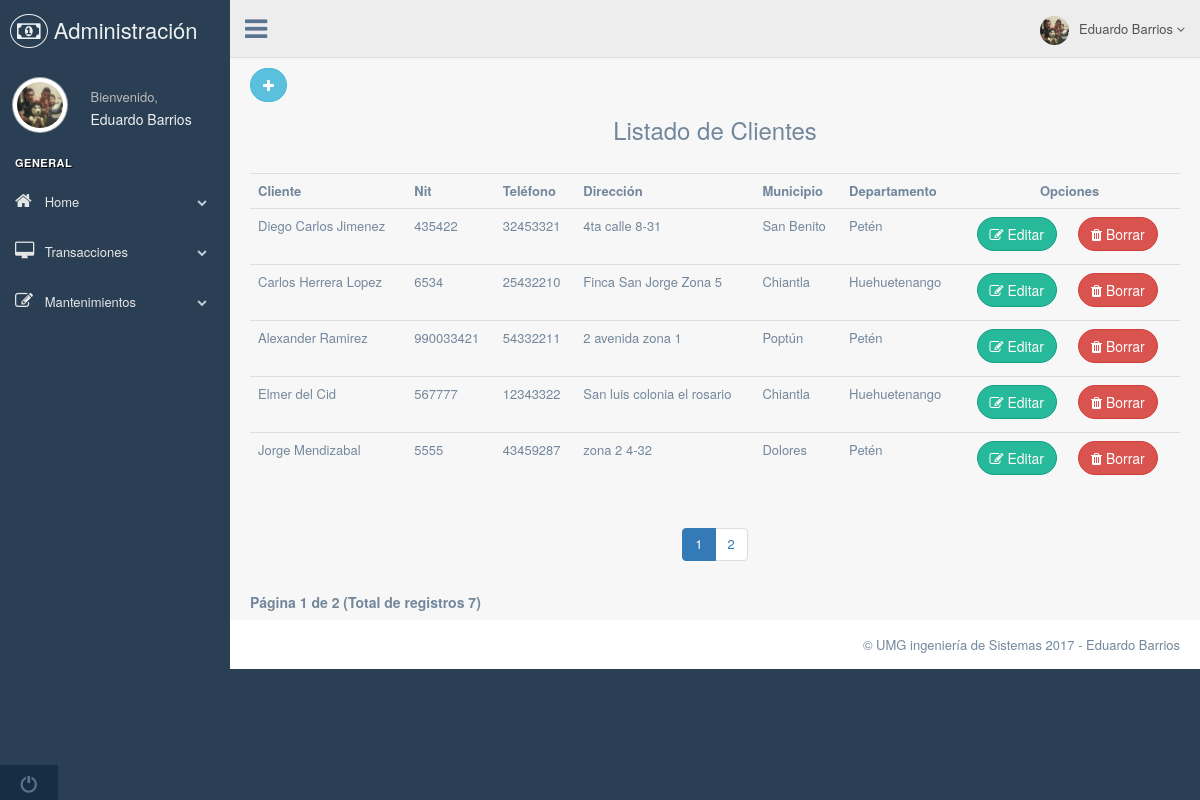
/Controllers/ClientesController.php, run on the app's committed database.
### tables this page shows
CREATE TABLE `clientes` (
  `IdCliente` int(11) NOT NULL,
  `nombreCliente` varchar(100) NOT NULL,
  `nit` varchar(20) NOT NULL,
  `direccion` varchar(255) NOT NULL,
  `telefono` varchar(10) NOT NULL,
  `idMunicipio` int(11) NOT NULL
);

CREATE TABLE `municipio` (
  `idMunicipio` int(11) NOT NULL,
  `nombreMunicipio` varchar(100) NOT NULL,
  `idDepartamento` int(11) NOT NULL,
  `idPais` int(11) NOT NULL
);

CREATE TABLE `departamento` (
  `idDepartamento` int(11) NOT NULL,
  `nombreDepartamento` varchar(100) NOT NULL,
  `idPais` int(11) NOT NULL
);

### Controllers/ClientesController.php (called while the page is built, shortened)
<?php
	require_once('../Models/ClientesModel.php');
	$cant_filas = new Clientes();
	$pagination = new Clientes();
	$no_registros = 5;
	if(!(isset($_GET['pagina'])))
	{
		$inicio = 1;
	}
	$nuevo_inicio = ($inicio-1)*$no_registros;
	$Clientes = $pagination->getClientes($nuevo_inicio,$no_registros);
	$total_registros = count($cant_filas->numRegistros());
	$total_paginas = ceil($total_registros/$no_registros);
	require_once('../Views/ClientesView.php');
 ?>

### Models/Conexion.php (called while the page is built)
<?php
	class Conexion
	{
		public function Conectar(){
			$db_servidor = "localhost";
			$db_usuario  = "root";
			$db_password = "";
			$db_nombre   = "compras-devoluciones";
			$conexion = new PDO("mysql:	host=$db_servidor;dbname=$db_nombre", $db_usuario, $db_password);
			$conexion->setAttribute(PDO::ATTR_ERRMODE, PDO::ERRMODE_EXCEPTION);
			$conexion->exec("SET CHARACTER SET utf8");
			return $conexion;
		}
	}
?>

### Models/ClientesModel.php (called while the page is built, shortened)
<?php
	require_once('Conexion.php');
	class Clientes extends Conexion
	{
		public function getClientes($inicio=false,$no_registros=false)
		{
			if($inicio!==false && $no_registros!==false)
			{
				$sql = "SELECT C.idCliente,C.nombreCliente,C.nit,C.direccion,C.telefono,C.idMunicipio,M.nombreMunicipio,D.nombreDepartamento
						FROM clientes C
						INNER JOIN municipio M ON M.idMunicipio=C.idMunicipio
						INNER JOIN departamento D ON M.idDepartamento=D.idDepartamento
						ORDER BY C.idCliente DESC LIMIT $inicio,$no_registros";
			}
			else{
				$sql = "SELECT C.idCliente,C.nombreCliente,C.nit,C.direccion,C.telefono,C.idMunicipio,M.nombreMunicipio,M.idMunicipio,D.nombreDepartamento
						FROM clientes C
						INNER JOIN municipio M ON M.idMunicipio=C.idMunicipio
						INNER JOIN departamento D ON M.idDepartamento=D.idDepartamento
						ORDER BY C.idCliente DESC";
			}
			$stmt = Conexion::Conectar()->prepare($sql);
			$stmt->execute();
			return $stmt->fetchAll();
		}
		public function numRegistros()
		{
			$sql = "SELECT idCliente FROM clientes";
			$resultado = Conexion::Conectar()->prepare($sql);
			$resultado->execute();
			return $resultado->fetchAll();
		}
	}
 ?>

### Views/ClientesView.php (the view, shortened to what this page needs)
<!DOCTYPE html>
<html lang="en">
  <head>
    <link href="../vendors/bootstrap/dist/css/bootstrap.min.css" rel="stylesheet">
    <link href="../vendors/font-awesome/css/font-awesome.min.css" rel="stylesheet">
    <link href="../vendors/nprogress/nprogress.css" rel="stylesheet">
    <link href="../vendors/iCheck/skins/flat/green.css" rel="stylesheet">
    <link href="../vendors/bootstrap-progressbar/css/bootstrap-progressbar-3.3.4.min.css" rel="stylesheet">
    <link href="../vendors/jqvmap/dist/jqvmap.min.css" rel="stylesheet"/>
    <link href="../vendors/bootstrap-daterangepicker/daterangepicker.css" rel="stylesheet">
    <link href="../build/css/custom.min.css" rel="stylesheet">
  </head>
  <body class="nav-md">
    <div class="container body">
      <div class="main_container">
        <div class="col-md-3 left_col">
          <div class="left_col scroll-view">
            <div class="navbar nav_title" style="border: 0;">
              <a href="#" class="site_title"><i class="fa fa-money"></i> <span>Administración</span></a>
            </div>
            <div class="profile clearfix">
              <div class="profile_pic">
                <img src="../Views/images/eduardo.jpg" alt="..." class="img-circle profile_img">
              </div>
              <div class="profile_info">
                <span>Bienvenido,</span>
                <h2>Eduardo Barrios</h2>
              </div>
            </div>
            <br />
            <div id="sidebar-menu" class="main_menu_side hidden-print main_menu">
              <div class="menu_section">
                <h3>General</h3>
                <ul class="nav side-menu">
                  <li><a><i class="fa fa-home"></i> Home <span class="fa fa-chevron-down"></span></a>
                  </li>
                  <li><a><i class="fa fa-desktop"></i> Transacciones <span class="fa fa-chevron-down"></span></a>
                  </li>
                  <li><a><i class="fa fa-edit"></i> Mantenimientos <span class="fa fa-chevron-down"></span></a>
                  </li>
                </ul>
              </div>
            </div>
            <div class="sidebar-footer hidden-small">
              <a data-toggle="tooltip" data-placement="top" title="Logout" href="#">
                <span class="glyphicon glyphicon-off" aria-hidden="true"></span>
              </a>
            </div>
          </div>
        </div>
        <div class="top_nav">
          <div class="nav_menu">
            <nav>
              <div class="nav toggle">
                <a id="menu_toggle"><i class="fa fa-bars"></i></a>
              </div>
              <ul class="nav navbar-nav navbar-right">
                <li class="">
                  <a href="javascript:;" class="user-profile dropdown-toggle" data-toggle="dropdown" aria-expanded="false">
                    <img src="../Views/images/eduardo.jpg" alt="">Eduardo Barrios
                    <span class=" fa fa-angle-down"></span>
                  </a>
                </li>
              </ul>
            </nav>
          </div>
        </div>
  <div class="right_col" role="main">
      <div class="row">
          <div class="col-md-12 col-sm-12 col-xs-12">
            <a href="ClienteNuevoController.php" class="btn btn-round btn-info"><i class="fa fa-plus"></i></a>
              <h3 class="text-center">Listado de Clientes</h3>
              <br>
                <table class="table table-hover">
                  <tr>
                    <th>Cliente</th>
                    <th>Nit</th>
                    <th>Teléfono</th>
                    <th>Dirección</th>
                    <th>Municipio</th>
                    <th>Departamento</th>
                    <th colspan="2" class="text-center">Opciones</th>
                  </tr>
                  <?php foreach($Clientes as $item): ?>
                   <tr>
                     <td><?php echo $item['nombreCliente']; ?></td>
                     <td><?php echo $item['nit']; ?></td>
                     <td><?php echo $item['telefono']; ?></td>
                     <td><?php echo $item['direccion']; ?></td>
                     <td><?php echo $item['nombreMunicipio']; ?></td>
                     <td><?php echo $item['nombreDepartamento']; ?></td>
                     <td class="text-right"><button type="button" class="btn btn-round btn-success" data-toggle='modal' data-target='#modal-editar' onclick="CargarDatos('<?php echo $item['idCliente'];?>','<?php echo $item['nombreCliente'];?>','<?php echo $item['nit']; ?>','<?php echo $item['telefono'];?>','<?php echo $item['direccion'];?>','<?php echo $item['idMunicipio'];?>');"><i class="fa fa-edit"></i> Editar</button>
                     </td>
                     <td class="text-left"><button  type="button" class="btn btn-round btn-danger" onclick="confirmarRegistro('<?php echo $item['idCliente'];?>');"><i class="fa fa-trash"></i> Borrar</button>
                     </td>
                   </tr>
                  <?php endforeach; ?>
                </table>
                <div class="text-center">
                      <nav aria-label="Page navigation">
                            <ul class="pagination">
                             <?php
                                  for($i=1;$i<=$total_paginas;$i++)
                                  {
                                      if($i == $inicio ){
                                           echo "<li class='active'><a>".$i." </a></li>";
                                      }
                                      else{
                                           echo "<li><a href='?pagina=".$i."'>".$i." </a></li>";
                                      }
                                  }
                               ?>
                            </ul>
                      </nav>
                  </div>
                  <h5 class="text-left">
                      <strong>
                          <?php
                              if($inicio == 0) $inicioPag = 1;
                              else $inicioPag = $inicio;
                                  echo "Página ".$inicioPag." de ".$total_paginas;
                                  echo " (Total de registros ".$total_registros.")";
                          ?>
                      </strong>
                  </h5>
          </div>
      </div>
  </div>
        <footer>
          <div class="pull-right">
            &copy; UMG ingeniería de Sistemas 2017 - Eduardo Barrios
          </div>
          <div class="clearfix"></div>
        </footer>
      </div>
    </div>
  </body>
</html>

### data on the page
clientes: nombreCliente "Diego Carlos Jimenez", nit "435422", telefono "32453321", direccion "4ta calle 8-31", idMunicipio.nombreMunicipio "San Benito", departamento.nombreDepartamento "Petén"
clientes: nombreCliente "Carlos Herrera Lopez", nit "6534", telefono "25432210", direccion "Finca San Jorge Zona 5", idMunicipio.nombreMunicipio "Chiantla", departamento.nombreDepartamento "Huehuetenango"
clientes: nombreCliente "Alexander Ramirez", nit "990033421", telefono "54332211", direccion "2 avenida zona 1", idMunicipio.nombreMunicipio "Poptún", departamento.nombreDepartamento "Petén"
clientes: nombreCliente "Elmer del Cid", nit "567777", telefono "12343322", direccion "San luis colonia el rosario", idMunicipio.nombreMunicipio "Chiantla", departamento.nombreDepartamento "Huehuetenango"
clientes: nombreCliente "Jorge Mendizabal", nit "5555", telefono "43459287", direccion "zona 2 4-32", idMunicipio.nombreMunicipio "Dolores", departamento.nombreDepartamento "Petén"

### other printed values
$inicioPag "1"
$total_paginas "2"
$total_registros "7"
